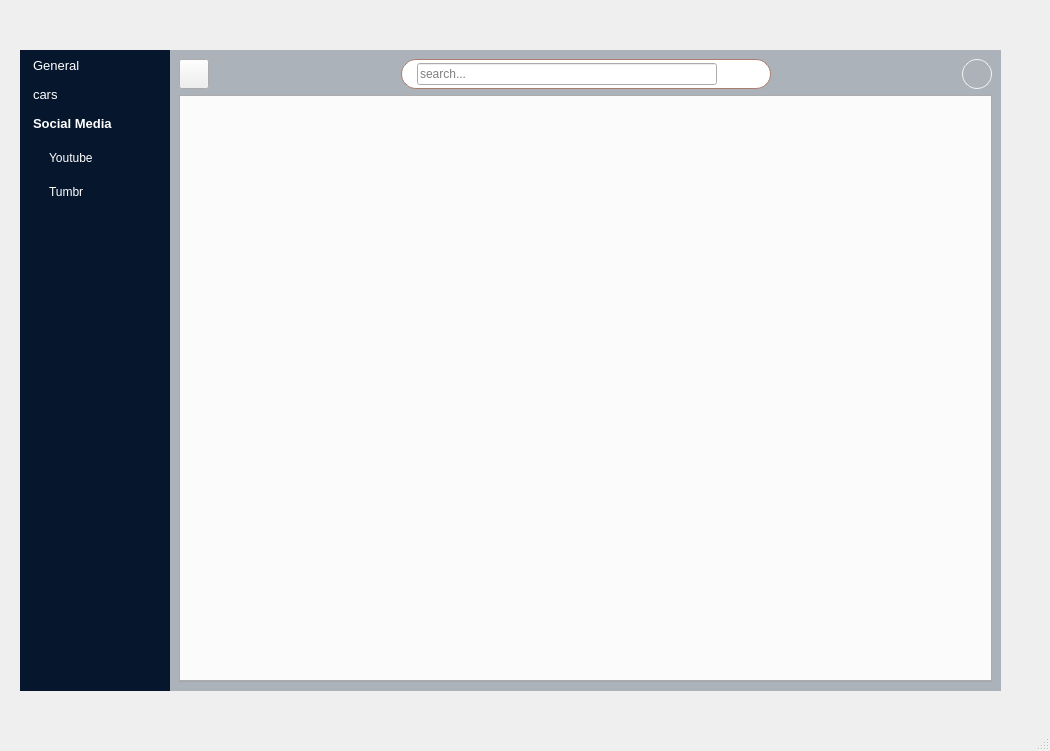
<?xml version="1.0" encoding="UTF-8"?>
<ui version="4.0">
 <class>MainWindow</class>
 <widget class="QMainWindow" name="MainWindow">
  <property name="geometry">
   <rect>
    <x>0</x>
    <y>0</y>
    <width>1050</width>
    <height>751</height>
   </rect>
  </property>
  <property name="windowTitle">
   <string>MainWindow</string>
  </property>
  <widget class="QWidget" name="centralwidget">
   <widget class="QSplitter" name="splitter">
    <property name="geometry">
     <rect>
      <x>20</x>
      <y>50</y>
      <width>981</width>
      <height>641</height>
     </rect>
    </property>
    <property name="font">
     <font>
      <pointsize>10</pointsize>
     </font>
    </property>
    <property name="orientation">
     <enum>Qt::Horizontal</enum>
    </property>
    <property name="handleWidth">
     <number>0</number>
    </property>
    <widget class="QWidget" name="menu_widget" native="true">
     <property name="minimumSize">
      <size>
       <width>150</width>
       <height>0</height>
      </size>
     </property>
     <property name="font">
      <font>
       <pointsize>10</pointsize>
      </font>
     </property>
     <property name="styleSheet">
      <string notr="true">background-color:#06162d;
color:#fff;
border:none;
</string>
     </property>
     <layout class="QGridLayout" name="gridLayout">
      <property name="leftMargin">
       <number>4</number>
      </property>
      <property name="topMargin">
       <number>4</number>
      </property>
      <property name="rightMargin">
       <number>4</number>
      </property>
      <property name="bottomMargin">
       <number>15</number>
      </property>
      <property name="spacing">
       <number>0</number>
      </property>
      <item row="1" column="0">
       <widget class="QToolBox" name="toolBox">
        <property name="focusPolicy">
         <enum>Qt::NoFocus</enum>
        </property>
        <property name="styleSheet">
         <string notr="true">#toolBox{
   color: #fff;
}



#toolBox::tab{
   padding-left: 5px;
  text-align: left;
  border-radius: 2px ;
}

#toolBox::tab:selected{
   bakground-color: #2d9cdb;
   font-weight: bold;
}

#toolBox QPushButton{
   padding: 5px 0px 5px 20px;
   text-align: left;
  border-radius:3px;

}


#toolBox QPushButton:hover{
  background-color:#85C1E9;
}

#toolBox QPushButton:checked{
   background-color:#4398D8;
}









</string>
        </property>
        <property name="currentIndex">
         <number>2</number>
        </property>
        <widget class="QWidget" name="page">
         <property name="geometry">
          <rect>
           <x>0</x>
           <y>0</y>
           <width>220</width>
           <height>532</height>
          </rect>
         </property>
         <attribute name="icon">
          <iconset resource="../baithuctap/Resource.qrc">
           <normaloff>:/icons /icon/home-4-24.ico</normaloff>:/icons /icon/home-4-24.ico</iconset>
         </attribute>
         <attribute name="label">
          <string>General</string>
         </attribute>
         <layout class="QVBoxLayout" name="verticalLayout">
          <property name="spacing">
           <number>10</number>
          </property>
          <property name="leftMargin">
           <number>5</number>
          </property>
          <property name="topMargin">
           <number>5</number>
          </property>
          <property name="rightMargin">
           <number>5</number>
          </property>
          <property name="bottomMargin">
           <number>5</number>
          </property>
          <item>
           <widget class="QPushButton" name="pushButton">
            <property name="focusPolicy">
             <enum>Qt::NoFocus</enum>
            </property>
            <property name="text">
             <string>House</string>
            </property>
            <property name="checkable">
             <bool>true</bool>
            </property>
           </widget>
          </item>
          <item>
           <widget class="QPushButton" name="pushButton_2">
            <property name="text">
             <string>Dashboard</string>
            </property>
           </widget>
          </item>
          <item>
           <spacer name="verticalSpacer">
            <property name="orientation">
             <enum>Qt::Vertical</enum>
            </property>
            <property name="sizeHint" stdset="0">
             <size>
              <width>20</width>
              <height>453</height>
             </size>
            </property>
           </spacer>
          </item>
         </layout>
        </widget>
        <widget class="QWidget" name="page_2">
         <property name="geometry">
          <rect>
           <x>0</x>
           <y>0</y>
           <width>220</width>
           <height>532</height>
          </rect>
         </property>
         <attribute name="icon">
          <iconset resource="../baithuctap/Resource.qrc">
           <normaloff>:/icons /icon/track.png</normaloff>:/icons /icon/track.png</iconset>
         </attribute>
         <attribute name="label">
          <string>cars</string>
         </attribute>
         <layout class="QVBoxLayout" name="verticalLayout_2">
          <property name="spacing">
           <number>10</number>
          </property>
          <property name="leftMargin">
           <number>5</number>
          </property>
          <property name="topMargin">
           <number>5</number>
          </property>
          <property name="rightMargin">
           <number>5</number>
          </property>
          <property name="bottomMargin">
           <number>5</number>
          </property>
          <item>
           <widget class="QPushButton" name="pushButton_3">
            <property name="focusPolicy">
             <enum>Qt::NoFocus</enum>
            </property>
            <property name="text">
             <string>Toyota</string>
            </property>
            <property name="checkable">
             <bool>true</bool>
            </property>
           </widget>
          </item>
          <item>
           <widget class="QPushButton" name="pushButton_4">
            <property name="focusPolicy">
             <enum>Qt::NoFocus</enum>
            </property>
            <property name="text">
             <string>Lexsus</string>
            </property>
            <property name="checkable">
             <bool>true</bool>
            </property>
           </widget>
          </item>
          <item>
           <widget class="QPushButton" name="pushButton_5">
            <property name="focusPolicy">
             <enum>Qt::NoFocus</enum>
            </property>
            <property name="text">
             <string>mazda</string>
            </property>
            <property name="checkable">
             <bool>true</bool>
            </property>
           </widget>
          </item>
          <item>
           <spacer name="verticalSpacer_2">
            <property name="orientation">
             <enum>Qt::Vertical</enum>
            </property>
            <property name="sizeHint" stdset="0">
             <size>
              <width>20</width>
              <height>420</height>
             </size>
            </property>
           </spacer>
          </item>
         </layout>
        </widget>
        <widget class="QWidget" name="page_3">
         <attribute name="icon">
          <iconset resource="../baithuctap/Resource.qrc">
           <normaloff>:/icons /icon/group-16.ico</normaloff>:/icons /icon/group-16.ico</iconset>
         </attribute>
         <attribute name="label">
          <string>Social Media </string>
         </attribute>
         <layout class="QVBoxLayout" name="verticalLayout_3">
          <property name="spacing">
           <number>10</number>
          </property>
          <property name="leftMargin">
           <number>5</number>
          </property>
          <property name="topMargin">
           <number>5</number>
          </property>
          <property name="rightMargin">
           <number>5</number>
          </property>
          <property name="bottomMargin">
           <number>5</number>
          </property>
          <item>
           <widget class="QPushButton" name="pushButton_6">
            <property name="focusPolicy">
             <enum>Qt::NoFocus</enum>
            </property>
            <property name="text">
             <string>Youtube</string>
            </property>
            <property name="checkable">
             <bool>true</bool>
            </property>
           </widget>
          </item>
          <item>
           <widget class="QPushButton" name="pushButton_7">
            <property name="focusPolicy">
             <enum>Qt::NoFocus</enum>
            </property>
            <property name="text">
             <string>Tumbr</string>
            </property>
            <property name="checkable">
             <bool>true</bool>
            </property>
           </widget>
          </item>
          <item>
           <spacer name="verticalSpacer_3">
            <property name="orientation">
             <enum>Qt::Vertical</enum>
            </property>
            <property name="sizeHint" stdset="0">
             <size>
              <width>20</width>
              <height>453</height>
             </size>
            </property>
           </spacer>
          </item>
         </layout>
        </widget>
       </widget>
      </item>
     </layout>
    </widget>
    <widget class="QWidget" name="main_widget_2" native="true">
     <layout class="QGridLayout" name="gridLayout_3">
      <property name="leftMargin">
       <number>0</number>
      </property>
      <property name="topMargin">
       <number>0</number>
      </property>
      <property name="rightMargin">
       <number>0</number>
      </property>
      <item row="0" column="0">
       <widget class="QWidget" name="search_widget" native="true">
        <property name="styleSheet">
         <string notr="true">#search_widget{
    background-color:#ABB2B9;

}</string>
        </property>
        <layout class="QGridLayout" name="gridLayout_2">
         <item row="0" column="1">
          <spacer name="horizontalSpacer">
           <property name="orientation">
            <enum>Qt::Horizontal</enum>
           </property>
           <property name="sizeHint" stdset="0">
            <size>
             <width>142</width>
             <height>20</height>
            </size>
           </property>
          </spacer>
         </item>
         <item row="0" column="0">
          <widget class="QPushButton" name="pushButton_8">
           <property name="minimumSize">
            <size>
             <width>30</width>
             <height>30</height>
            </size>
           </property>
           <property name="maximumSize">
            <size>
             <width>30</width>
             <height>30</height>
            </size>
           </property>
           <property name="text">
            <string/>
           </property>
           <property name="icon">
            <iconset resource="../baithuctap/Resource.qrc">
             <normaloff>:/icons /icon/activity-feed-16.ico</normaloff>:/icons /icon/activity-feed-16.ico</iconset>
           </property>
           <property name="checkable">
            <bool>true</bool>
           </property>
          </widget>
         </item>
         <item row="0" column="3">
          <spacer name="horizontalSpacer_2">
           <property name="orientation">
            <enum>Qt::Horizontal</enum>
           </property>
           <property name="sizeHint" stdset="0">
            <size>
             <width>141</width>
             <height>20</height>
            </size>
           </property>
          </spacer>
         </item>
         <item row="0" column="4">
          <widget class="QLabel" name="user_label">
           <property name="minimumSize">
            <size>
             <width>30</width>
             <height>30</height>
            </size>
           </property>
           <property name="maximumSize">
            <size>
             <width>30</width>
             <height>30</height>
            </size>
           </property>
           <property name="styleSheet">
            <string notr="true">#user_label{
  background_color: #fff;
  border: 1px solid #F2F4F4;
  padding: 1px 2px;
  border-radius: 15%;
}</string>
           </property>
           <property name="text">
            <string/>
           </property>
           <property name="pixmap">
            <pixmap resource="../baithuctap/Resource.qrc">:/icons /icon/moderator-24.ico</pixmap>
           </property>
          </widget>
         </item>
         <item row="0" column="2">
          <widget class="QFrame" name="search_frame">
           <property name="styleSheet">
            <string notr="true">#search_frame {
   border: 1px solid #aa7e6f;
   border-radius: 15px ;
   background-color:#fff;
}

#search_frame QPushButton{
   padding: 5px 5px;
   border-radius: 15px;
}

#search_frame QPushButton:pressed{
   padding-left: 10px;

}

#seach_frame QLineEdit{
   border:none;
}</string>
           </property>
           <property name="frameShape">
            <enum>QFrame::StyledPanel</enum>
           </property>
           <property name="frameShadow">
            <enum>QFrame::Raised</enum>
           </property>
           <layout class="QHBoxLayout" name="horizontalLayout">
            <property name="leftMargin">
             <number>15</number>
            </property>
            <property name="topMargin">
             <number>0</number>
            </property>
            <property name="rightMargin">
             <number>5</number>
            </property>
            <property name="bottomMargin">
             <number>0</number>
            </property>
            <item>
             <widget class="QLineEdit" name="lineEdit">
              <property name="minimumSize">
               <size>
                <width>300</width>
                <height>0</height>
               </size>
              </property>
              <property name="placeholderText">
               <string>search...</string>
              </property>
              <property name="clearButtonEnabled">
               <bool>true</bool>
              </property>
             </widget>
            </item>
            <item>
             <widget class="QPushButton" name="pushButton_9">
              <property name="text">
               <string/>
              </property>
              <property name="icon">
               <iconset resource="../baithuctap/Resource.qrc">
                <normaloff>:/icons /icon/search-9-16.png</normaloff>:/icons /icon/search-9-16.png</iconset>
              </property>
              <property name="iconSize">
               <size>
                <width>20</width>
                <height>20</height>
               </size>
              </property>
             </widget>
            </item>
           </layout>
          </widget>
         </item>
         <item row="1" column="0" colspan="5">
          <widget class="QTabWidget" name="tabWidget">
           <property name="font">
            <font>
             <pointsize>10</pointsize>
            </font>
           </property>
          </widget>
         </item>
        </layout>
       </widget>
      </item>
     </layout>
    </widget>
   </widget>
  </widget>
  <widget class="QMenuBar" name="menubar">
   <property name="geometry">
    <rect>
     <x>0</x>
     <y>0</y>
     <width>1050</width>
     <height>21</height>
    </rect>
   </property>
  </widget>
  <widget class="QStatusBar" name="statusbar"/>
 </widget>
 <resources>
  <include location="../baithuctap/Resource.qrc"/>
 </resources>
 <connections>
  <connection>
   <sender>pushButton_8</sender>
   <signal>toggled(bool)</signal>
   <receiver>toolBox</receiver>
   <slot>setHidden(bool)</slot>
   <hints>
    <hint type="sourcelabel">
     <x>271</x>
     <y>95</y>
    </hint>
    <hint type="destinationlabel">
     <x>208</x>
     <y>83</y>
    </hint>
   </hints>
  </connection>
 </connections>
</ui>
